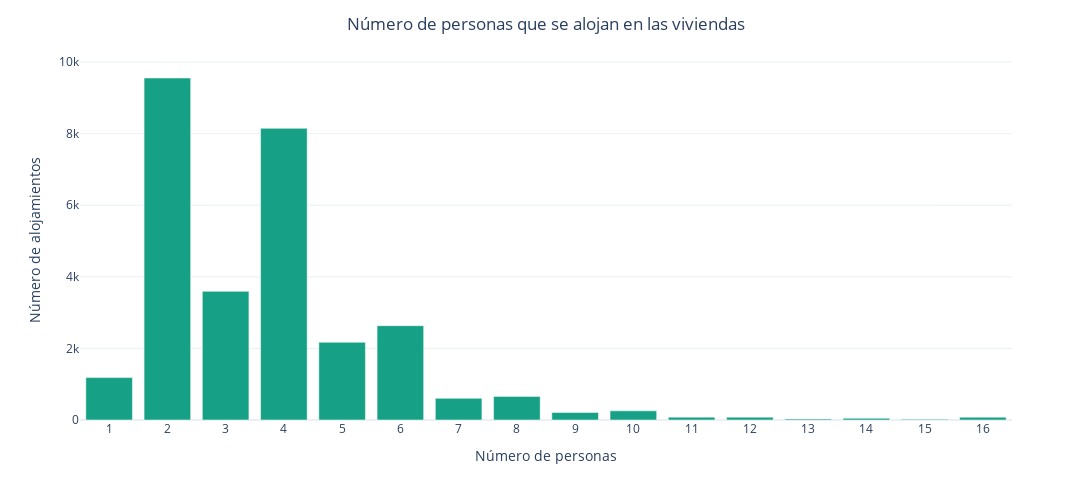

Here is the notebook cell this chart was saved with:
### Code cell
Accomm = df['accommodates'].value_counts().sort_index().reset_index(name='Alojamientos').sort_values(by = 'Alojamientos')
Accomm = Accomm.rename(columns={'index': 'Indice'})
fig = px.bar(Accomm, y='Alojamientos', x='Indice',color_discrete_sequence=['#16A085'])

#actualizamos el layout
fig.update_layout(
    title='Número de personas que se alojan en las viviendas', title_x=0.5, 
    yaxis_title='Número de alojamientos',
    xaxis_title='Número de personas',
    template='plotly_white',
	width=1500, height=500) 
fig.update_xaxes(dtick=1) #Para que el eje x tome valores de 1 en 1

### Figure 1 — Plotly figure (JSON) as saved in the notebook; plotly's stock layout.template omitted (floating-point values rounded to 4 significant figures)
{"data": [{"alignmentgroup": "True", "hovertemplate": "Indice=%{x}<br>Alojamientos=%{y}<extra></extra>", "legendgroup": "", "marker": {"color": "#16A085", "pattern": {"shape": ""}}, "name": "", "offsetgroup": "", "orientation": "v", "showlegend": false, "textposition": "auto", "type": "bar", "x": [15, 13, 14, 16, 12, 11, 9, 10, 7, 8, 1, 5, 6, 3, 4, 2], "xaxis": "x", "y": [20, 30, 49, 78, 79, 80, 210, 256, 605, 660, 1185, 2172, 2635, 3594, 8149, 9555], "yaxis": "y"}], "layout": {"barmode": "relative", "height": 500, "legend": {"tracegroupgap": 0}, "margin": {"t": 60}, "title": {"text": "Número de personas que se alojan en las viviendas", "x": 0.5}, "width": 1500, "xaxis": {"anchor": "y", "domain": [0, 1], "dtick": 1, "title": {"text": "Número de personas"}}, "yaxis": {"anchor": "x", "domain": [0, 1], "title": {"text": "Número de alojamientos"}}}}
